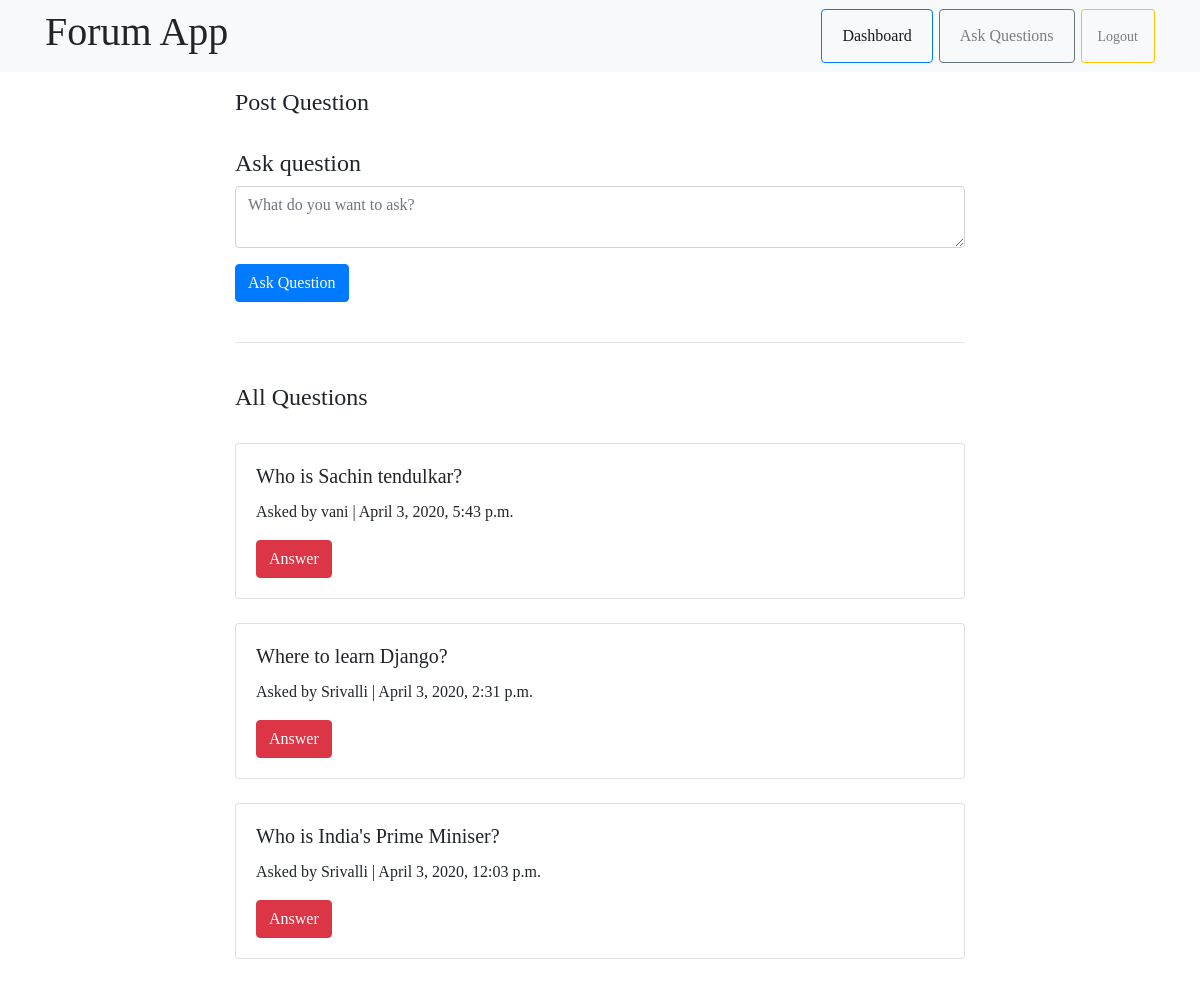
The page /questions/ on the database as committed earlier.
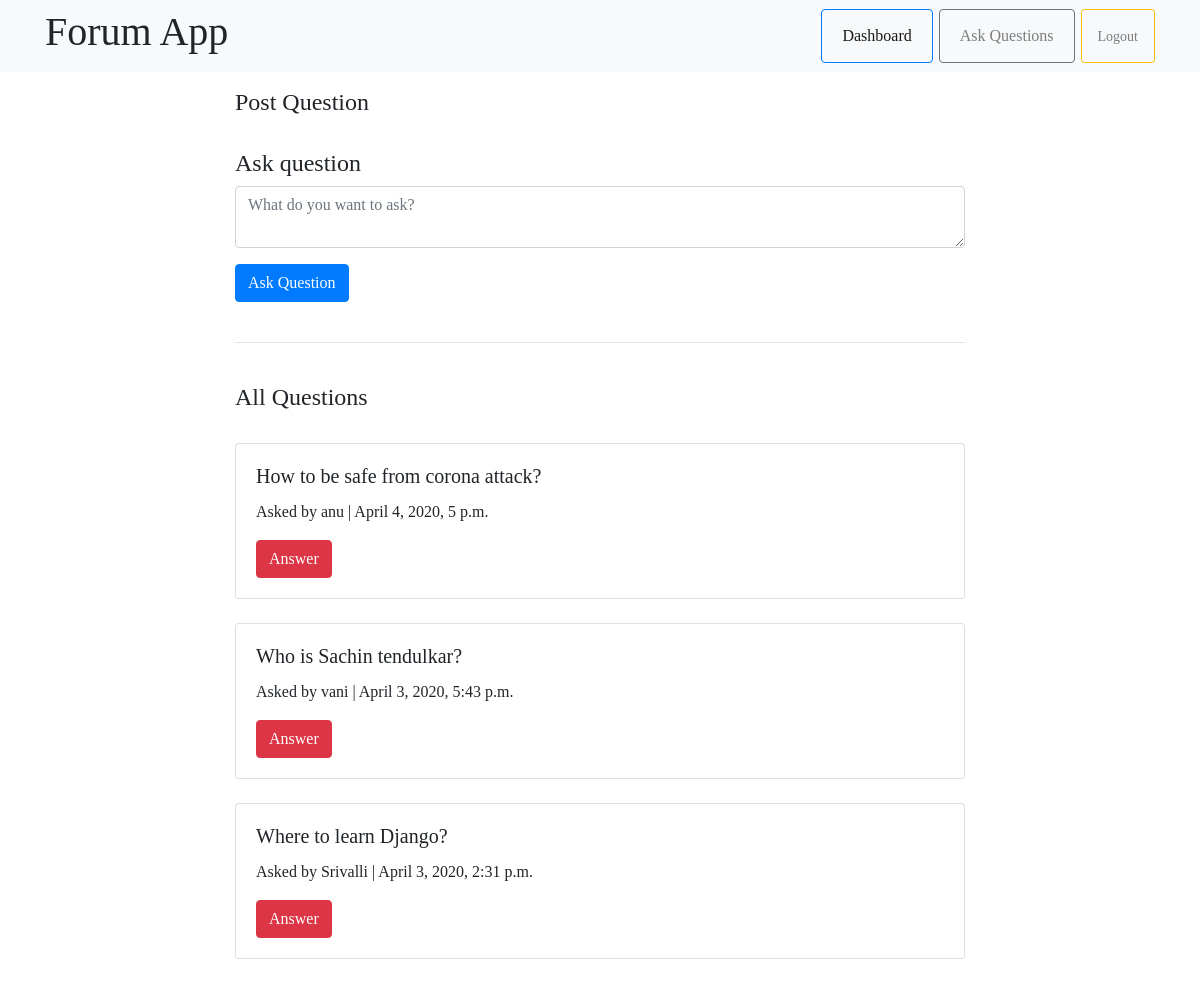
The same page on the database as committed later.
### quora/models.py (models this page shows, shortened)
class Question(models.Model):
    author= models.ForeignKey(User, on_delete=models.CASCADE)
    question= models.CharField(max_length=300,null=True, blank=True)
    timestamp= models.DateTimeField(auto_now=True,blank=True)

### quora/views.py (the view, shortened to what this page needs)
# urls.py: path('questions/',questions),
def questions(request):
    all_questions = Question.objects.all().order_by('-timestamp')
    return render(request, "question.html", {"all_questions":all_questions, "user":request.user})

### quora/templates/question.html (shortened to what this page needs)
{% extends 'base1.html' %}
{% block body %}
	<div class="container">
		<div class="row">
			<div class="col-md-2"></div>
			<div class="col-md-8">
				<div class="sub-head">
					<h4>Post Question</h4>
				</div><br>
				<form action="/questions/" method="POST">
					<div class="form-group">
						<h4>Ask question</h4>
						<textarea class="form-control" name="question" placeholder="What do you want to ask?"></textarea>
					</div>
					<button type="submit" class="btn btn-primary">Ask Question</button>
				</form>
				<br>
				<hr>
				<br>
				<div class="sub-head">
					<h4>All Questions</h4>
				</div><br>
				{% for q in all_questions %}
					<div class="card">
						<div class="card-body">
							<h5 class="card-title">{{ q.question }}</h5>
							<p class="card-text">Asked by {{ q.author }} | {{ q.timestamp }}</p>
							<a href="/discussion/{{q.id}}/" class="btn btn-danger">Answer</a>
						</div>
					</div><br>
				{% endfor %}
			</div>
			<div class="col-md-2"></div>
		</div>
	</div>
{% endblock %}

Rows that differ between the two databases and show on the page:
removed Question: question "Who is India's Prime Miniser?", author "Srivalli", timestamp "April 3, 2020, 12:03 p.m."
added Question: question "How to be safe from corona attack?", author "anu", timestamp "April 4, 2020, 5 p.m."
